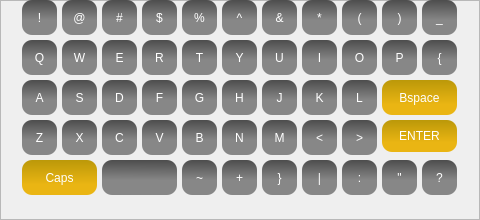
    <widget class="QFrame" name="frame_5">
     <property name="geometry">
      <rect>
       <x>485</x>
       <y>15</y>
       <width>480</width>
       <height>220</height>
      </rect>
     </property>
     <property name="frameShape">
      <enum>QFrame::StyledPanel</enum>
     </property>
     <property name="frameShadow">
      <enum>QFrame::Raised</enum>
     </property>
     <widget class="QPushButton" name="btnex">
      <property name="geometry">
       <rect>
        <x>22</x>
        <y>0</y>
        <width>35</width>
        <height>35</height>
       </rect>
      </property>
      <property name="styleSheet">
       <string notr="true">
color: rgb(255, 255, 255);
font: 10pt &quot;Franklin Gothic Heavy&quot;;
border-radius:10px;
background-color:qlineargradient(spread:pad, x1:0.534091, y1:0, x2:0.522727, y2:1, stop:0 rgba(77, 77, 77, 255), stop:0.579545 rgba(135, 135, 135, 255));
</string>
      </property>
      <property name="text">
       <string>!</string>
      </property>
     </widget>
     <widget class="QPushButton" name="btndollar">
      <property name="geometry">
       <rect>
        <x>142</x>
        <y>0</y>
        <width>35</width>
        <height>35</height>
       </rect>
      </property>
      <property name="styleSheet">
       <string notr="true">
color: rgb(255, 255, 255);
font: 10pt &quot;Franklin Gothic Heavy&quot;;
border-radius:10px;
background-color:qlineargradient(spread:pad, x1:0.534091, y1:0, x2:0.522727, y2:1, stop:0 rgba(77, 77, 77, 255), stop:0.579545 rgba(135, 135, 135, 255));
</string>
      </property>
      <property name="text">
       <string>$</string>
      </property>
     </widget>
     <widget class="QPushButton" name="btnand">
      <property name="geometry">
       <rect>
        <x>262</x>
        <y>0</y>
        <width>35</width>
        <height>35</height>
       </rect>
      </property>
      <property name="styleSheet">
       <string notr="true">
color: rgb(255, 255, 255);
font: 10pt &quot;Franklin Gothic Heavy&quot;;
border-radius:10px;
background-color:qlineargradient(spread:pad, x1:0.534091, y1:0, x2:0.522727, y2:1, stop:0 rgba(77, 77, 77, 255), stop:0.579545 rgba(135, 135, 135, 255));
</string>
      </property>
      <property name="text">
       <string>&amp;&amp;</string>
      </property>
     </widget>
     <widget class="QPushButton" name="btnat">
      <property name="geometry">
       <rect>
        <x>62</x>
        <y>0</y>
        <width>35</width>
        <height>35</height>
       </rect>
      </property>
      <property name="styleSheet">
       <string notr="true">
color: rgb(255, 255, 255);
font: 10pt &quot;Franklin Gothic Heavy&quot;;
border-radius:10px;
background-color:qlineargradient(spread:pad, x1:0.534091, y1:0, x2:0.522727, y2:1, stop:0 rgba(77, 77, 77, 255), stop:0.579545 rgba(135, 135, 135, 255));
</string>
      </property>
      <property name="text">
       <string>@</string>
      </property>
     </widget>
     <widget class="QPushButton" name="btnpercent">
      <property name="geometry">
       <rect>
        <x>182</x>
        <y>0</y>
        <width>35</width>
        <height>35</height>
       </rect>
      </property>
      <property name="styleSheet">
       <string notr="true">
color: rgb(255, 255, 255);
font: 10pt &quot;Franklin Gothic Heavy&quot;;
border-radius:10px;
background-color:qlineargradient(spread:pad, x1:0.534091, y1:0, x2:0.522727, y2:1, stop:0 rgba(77, 77, 77, 255), stop:0.579545 rgba(135, 135, 135, 255));
</string>
      </property>
      <property name="text">
       <string>%</string>
      </property>
     </widget>
     <widget class="QPushButton" name="btnasteric">
      <property name="geometry">
       <rect>
        <x>302</x>
        <y>0</y>
        <width>35</width>
        <height>35</height>
       </rect>
      </property>
      <property name="styleSheet">
       <string notr="true">
color: rgb(255, 255, 255);
font: 10pt &quot;Franklin Gothic Heavy&quot;;
border-radius:10px;
background-color:qlineargradient(spread:pad, x1:0.534091, y1:0, x2:0.522727, y2:1, stop:0 rgba(77, 77, 77, 255), stop:0.579545 rgba(135, 135, 135, 255));
</string>
      </property>
      <property name="text">
       <string>*</string>
      </property>
     </widget>
     <widget class="QPushButton" name="btnhash">
      <property name="geometry">
       <rect>
        <x>102</x>
        <y>0</y>
        <width>35</width>
        <height>35</height>
       </rect>
      </property>
      <property name="styleSheet">
       <string notr="true">
color: rgb(255, 255, 255);
font: 10pt &quot;Franklin Gothic Heavy&quot;;
border-radius:10px;
background-color:qlineargradient(spread:pad, x1:0.534091, y1:0, x2:0.522727, y2:1, stop:0 rgba(77, 77, 77, 255), stop:0.579545 rgba(135, 135, 135, 255));
</string>
      </property>
      <property name="text">
       <string>#</string>
      </property>
     </widget>
     <widget class="QPushButton" name="btncarat">
      <property name="geometry">
       <rect>
        <x>222</x>
        <y>0</y>
        <width>35</width>
        <height>35</height>
       </rect>
      </property>
      <property name="styleSheet">
       <string notr="true">
color: rgb(255, 255, 255);
font: 10pt &quot;Franklin Gothic Heavy&quot;;
border-radius:10px;
background-color:qlineargradient(spread:pad, x1:0.534091, y1:0, x2:0.522727, y2:1, stop:0 rgba(77, 77, 77, 255), stop:0.579545 rgba(135, 135, 135, 255));
</string>
      </property>
      <property name="text">
       <string>^</string>
      </property>
     </widget>
     <widget class="QPushButton" name="btnpbopen">
      <property name="geometry">
       <rect>
        <x>342</x>
        <y>0</y>
        <width>35</width>
        <height>35</height>
       </rect>
      </property>
      <property name="styleSheet">
       <string notr="true">
color: rgb(255, 255, 255);
font: 10pt &quot;Franklin Gothic Heavy&quot;;
border-radius:10px;
background-color:qlineargradient(spread:pad, x1:0.534091, y1:0, x2:0.522727, y2:1, stop:0 rgba(77, 77, 77, 255), stop:0.579545 rgba(135, 135, 135, 255));
</string>
      </property>
      <property name="text">
       <string>(</string>
      </property>
     </widget>
     <widget class="QPushButton" name="btnpbclose">
      <property name="geometry">
       <rect>
        <x>382</x>
        <y>0</y>
        <width>35</width>
        <height>35</height>
       </rect>
      </property>
      <property name="styleSheet">
       <string notr="true">
color: rgb(255, 255, 255);
font: 10pt &quot;Franklin Gothic Heavy&quot;;
border-radius:10px;
background-color:qlineargradient(spread:pad, x1:0.534091, y1:0, x2:0.522727, y2:1, stop:0 rgba(77, 77, 77, 255), stop:0.579545 rgba(135, 135, 135, 255));
</string>
      </property>
      <property name="text">
       <string>)</string>
      </property>
     </widget>
     <widget class="QPushButton" name="btnDelete2">
      <property name="geometry">
       <rect>
        <x>382</x>
        <y>80</y>
        <width>75</width>
        <height>35</height>
       </rect>
      </property>
      <property name="styleSheet">
       <string notr="true">
color: rgb(255, 255, 255);
font: 10pt &quot;Franklin Gothic Heavy&quot;;
border-radius:10px;
background-color: qlineargradient(spread:pad, x1:0.460227, y1:0, x2:0.466, y2:1, stop:0 rgba(187, 152, 9, 255), stop:0.704545 rgba(234, 181, 19, 255));</string>
      </property>
      <property name="text">
       <string>Bspace</string>
      </property>
     </widget>
     <widget class="QPushButton" name="btnEnter2">
      <property name="geometry">
       <rect>
        <x>382</x>
        <y>120</y>
        <width>75</width>
        <height>32</height>
       </rect>
      </property>
      <property name="styleSheet">
       <string notr="true">
color: rgb(255, 255, 255);
font: 10pt &quot;Franklin Gothic Heavy&quot;;
border-radius:10px;
background-color: qlineargradient(spread:pad, x1:0.460227, y1:0, x2:0.466, y2:1, stop:0 rgba(187, 152, 9, 255), stop:0.704545 rgba(234, 181, 19, 255));</string>
      </property>
      <property name="text">
       <string>ENTER</string>
      </property>
     </widget>
     <widget class="QPushButton" name="btncaps2">
      <property name="geometry">
       <rect>
        <x>22</x>
        <y>160</y>
        <width>75</width>
        <height>35</height>
       </rect>
      </property>
      <property name="styleSheet">
       <string notr="true">
color: rgb(255, 255, 255);
font: 10pt &quot;Franklin Gothic Heavy&quot;;
border-radius:10px;
background-color: qlineargradient(spread:pad, x1:0.460227, y1:0, x2:0.466, y2:1, stop:0 rgba(187, 152, 9, 255), stop:0.704545 rgba(234, 181, 19, 255));</string>
      </property>
      <property name="text">
       <string>Caps</string>
      </property>
     </widget>
     <widget class="QPushButton" name="btnuscore">
      <property name="geometry">
       <rect>
        <x>422</x>
        <y>0</y>
        <width>35</width>
        <height>35</height>
       </rect>
      </property>
      <property name="styleSheet">
       <string notr="true">
color: rgb(255, 255, 255);
font: 10pt &quot;Franklin Gothic Heavy&quot;;
border-radius:10px;
background-color:qlineargradient(spread:pad, x1:0.534091, y1:0, x2:0.522727, y2:1, stop:0 rgba(77, 77, 77, 255), stop:0.579545 rgba(135, 135, 135, 255));
</string>
      </property>
      <property name="text">
       <string>_</string>
      </property>
     </widget>
     <widget class="QPushButton" name="btnQ">
      <property name="geometry">
       <rect>
        <x>22</x>
        <y>40</y>
        <width>35</width>
        <height>35</height>
       </rect>
      </property>
      <property name="styleSheet">
       <string notr="true">
color: rgb(255, 255, 255);
font: 10pt &quot;Franklin Gothic Heavy&quot;;
border-radius:10px;
background-color:qlineargradient(spread:pad, x1:0.534091, y1:0, x2:0.522727, y2:1, stop:0 rgba(77, 77, 77, 255), stop:0.579545 rgba(135, 135, 135, 255));
</string>
      </property>
      <property name="text">
       <string>Q</string>
      </property>
     </widget>
     <widget class="QPushButton" name="btnW">
      <property name="geometry">
       <rect>
        <x>62</x>
        <y>40</y>
        <width>35</width>
        <height>35</height>
       </rect>
      </property>
      <property name="styleSheet">
       <string notr="true">
color: rgb(255, 255, 255);
font: 10pt &quot;Franklin Gothic Heavy&quot;;
border-radius:10px;
background-color:qlineargradient(spread:pad, x1:0.534091, y1:0, x2:0.522727, y2:1, stop:0 rgba(77, 77, 77, 255), stop:0.579545 rgba(135, 135, 135, 255));
</string>
      </property>
      <property name="text">
       <string>W</string>
      </property>
     </widget>
     <widget class="QPushButton" name="btnE">
      <property name="geometry">
       <rect>
        <x>102</x>
        <y>40</y>
        <width>35</width>
        <height>35</height>
       </rect>
      </property>
      <property name="styleSheet">
       <string notr="true">
color: rgb(255, 255, 255);
font: 10pt &quot;Franklin Gothic Heavy&quot;;
border-radius:10px;
background-color:qlineargradient(spread:pad, x1:0.534091, y1:0, x2:0.522727, y2:1, stop:0 rgba(77, 77, 77, 255), stop:0.579545 rgba(135, 135, 135, 255));
</string>
      </property>
      <property name="text">
       <string>E</string>
      </property>
     </widget>
     <widget class="QPushButton" name="btnR">
      <property name="geometry">
       <rect>
        <x>142</x>
        <y>40</y>
        <width>35</width>
        <height>35</height>
       </rect>
      </property>
      <property name="styleSheet">
       <string notr="true">
color: rgb(255, 255, 255);
font: 10pt &quot;Franklin Gothic Heavy&quot;;
border-radius:10px;
background-color:qlineargradient(spread:pad, x1:0.534091, y1:0, x2:0.522727, y2:1, stop:0 rgba(77, 77, 77, 255), stop:0.579545 rgba(135, 135, 135, 255));
</string>
      </property>
      <property name="text">
       <string>R</string>
      </property>
     </widget>
     <widget class="QPushButton" name="btnT">
      <property name="geometry">
       <rect>
        <x>182</x>
        <y>40</y>
        <width>35</width>
        <height>35</height>
       </rect>
      </property>
      <property name="styleSheet">
       <string notr="true">
color: rgb(255, 255, 255);
font: 10pt &quot;Franklin Gothic Heavy&quot;;
border-radius:10px;
background-color:qlineargradient(spread:pad, x1:0.534091, y1:0, x2:0.522727, y2:1, stop:0 rgba(77, 77, 77, 255), stop:0.579545 rgba(135, 135, 135, 255));
</string>
      </property>
      <property name="text">
       <string>T</string>
      </property>
     </widget>
     <widget class="QPushButton" name="btnY">
      <property name="geometry">
       <rect>
        <x>222</x>
        <y>40</y>
        <width>35</width>
        <height>35</height>
       </rect>
      </property>
      <property name="styleSheet">
       <string notr="true">
color: rgb(255, 255, 255);
font: 10pt &quot;Franklin Gothic Heavy&quot;;
border-radius:10px;
background-color:qlineargradient(spread:pad, x1:0.534091, y1:0, x2:0.522727, y2:1, stop:0 rgba(77, 77, 77, 255), stop:0.579545 rgba(135, 135, 135, 255));
</string>
      </property>
      <property name="text">
       <string>Y</string>
      </property>
     </widget>
     <widget class="QPushButton" name="btnU">
      <property name="geometry">
       <rect>
        <x>262</x>
        <y>40</y>
        <width>35</width>
        <height>35</height>
       </rect>
      </property>
      <property name="styleSheet">
       <string notr="true">
color: rgb(255, 255, 255);
font: 10pt &quot;Franklin Gothic Heavy&quot;;
border-radius:10px;
background-color:qlineargradient(spread:pad, x1:0.534091, y1:0, x2:0.522727, y2:1, stop:0 rgba(77, 77, 77, 255), stop:0.579545 rgba(135, 135, 135, 255));
</string>
      </property>
      <property name="text">
       <string>U</string>
      </property>
     </widget>
     <widget class="QPushButton" name="btnI">
      <property name="geometry">
       <rect>
        <x>302</x>
        <y>40</y>
        <width>35</width>
        <height>35</height>
       </rect>
      </property>
      <property name="styleSheet">
       <string notr="true">
color: rgb(255, 255, 255);
font: 10pt &quot;Franklin Gothic Heavy&quot;;
border-radius:10px;
background-color:qlineargradient(spread:pad, x1:0.534091, y1:0, x2:0.522727, y2:1, stop:0 rgba(77, 77, 77, 255), stop:0.579545 rgba(135, 135, 135, 255));
</string>
      </property>
      <property name="text">
       <string>I</string>
      </property>
     </widget>
     <widget class="QPushButton" name="btnO">
      <property name="geometry">
       <rect>
        <x>342</x>
        <y>40</y>
        <width>35</width>
        <height>35</height>
       </rect>
      </property>
      <property name="styleSheet">
       <string notr="true">
color: rgb(255, 255, 255);
font: 10pt &quot;Franklin Gothic Heavy&quot;;
border-radius:10px;
background-color:qlineargradient(spread:pad, x1:0.534091, y1:0, x2:0.522727, y2:1, stop:0 rgba(77, 77, 77, 255), stop:0.579545 rgba(135, 135, 135, 255));
</string>
      </property>
      <property name="text">
       <string>O</string>
      </property>
     </widget>
     <widget class="QPushButton" name="btnP">
      <property name="geometry">
       <rect>
        <x>382</x>
        <y>40</y>
        <width>35</width>
        <height>35</height>
       </rect>
      </property>
      <property name="styleSheet">
       <string notr="true">
color: rgb(255, 255, 255);
font: 10pt &quot;Franklin Gothic Heavy&quot;;
border-radius:10px;
background-color:qlineargradient(spread:pad, x1:0.534091, y1:0, x2:0.522727, y2:1, stop:0 rgba(77, 77, 77, 255), stop:0.579545 rgba(135, 135, 135, 255));
</string>
      </property>
      <property name="text">
       <string>P</string>
      </property>
     </widget>
     <widget class="QPushButton" name="btncrlopen">
      <property name="geometry">
       <rect>
        <x>422</x>
        <y>40</y>
        <width>35</width>
        <height>35</height>
       </rect>
      </property>
      <property name="styleSheet">
       <string notr="true">
color: rgb(255, 255, 255);
font: 10pt &quot;Franklin Gothic Heavy&quot;;
border-radius:10px;
background-color:qlineargradient(spread:pad, x1:0.534091, y1:0, x2:0.522727, y2:1, stop:0 rgba(77, 77, 77, 255), stop:0.579545 rgba(135, 135, 135, 255));
</string>
      </property>
      <property name="text">
       <string>{</string>
      </property>
     </widget>
     <widget class="QPushButton" name="btnA">
      <property name="geometry">
       <rect>
        <x>22</x>
        <y>80</y>
        <width>35</width>
        <height>35</height>
       </rect>
      </property>
      <property name="styleSheet">
       <string notr="true">
color: rgb(255, 255, 255);
font: 10pt &quot;Franklin Gothic Heavy&quot;;
border-radius:10px;
background-color:qlineargradient(spread:pad, x1:0.534091, y1:0, x2:0.522727, y2:1, stop:0 rgba(77, 77, 77, 255), stop:0.579545 rgba(135, 135, 135, 255));
</string>
      </property>
      <property name="text">
       <string>A</string>
      </property>
     </widget>
     <widget class="QPushButton" name="btnS">
      <property name="geometry">
       <rect>
        <x>62</x>
        <y>80</y>
        <width>35</width>
        <height>35</height>
       </rect>
      </property>
      <property name="styleSheet">
       <string notr="true">
color: rgb(255, 255, 255);
font: 10pt &quot;Franklin Gothic Heavy&quot;;
border-radius:10px;
background-color:qlineargradient(spread:pad, x1:0.534091, y1:0, x2:0.522727, y2:1, stop:0 rgba(77, 77, 77, 255), stop:0.579545 rgba(135, 135, 135, 255));
</string>
      </property>
      <property name="text">
       <string>S</string>
      </property>
     </widget>
     <widget class="QPushButton" name="btnD">
      <property name="geometry">
       <rect>
        <x>102</x>
        <y>80</y>
        <width>35</width>
        <height>35</height>
       </rect>
      </property>
      <property name="styleSheet">
       <string notr="true">
color: rgb(255, 255, 255);
font: 10pt &quot;Franklin Gothic Heavy&quot;;
border-radius:10px;
background-color:qlineargradient(spread:pad, x1:0.534091, y1:0, x2:0.522727, y2:1, stop:0 rgba(77, 77, 77, 255), stop:0.579545 rgba(135, 135, 135, 255));
</string>
      </property>
      <property name="text">
       <string>D</string>
      </property>
     </widget>
     <widget class="QPushButton" name="btnF">
      <property name="geometry">
       <rect>
        <x>142</x>
        <y>80</y>
        <width>35</width>
        <height>35</height>
       </rect>
      </property>
      <property name="styleSheet">
       <string notr="true">
color: rgb(255, 255, 255);
font: 10pt &quot;Franklin Gothic Heavy&quot;;
border-radius:10px;
background-color:qlineargradient(spread:pad, x1:0.534091, y1:0, x2:0.522727, y2:1, stop:0 rgba(77, 77, 77, 255), stop:0.579545 rgba(135, 135, 135, 255));
</string>
      </property>
      <property name="text">
       <string>F</string>
      </property>
     </widget>
     <widget class="QPushButton" name="btnG">
      <property name="geometry">
       <rect>
        <x>182</x>
        <y>80</y>
        <width>35</width>
        <height>35</height>
       </rect>
      </property>
      <property name="styleSheet">
       <string notr="true">
color: rgb(255, 255, 255);
font: 10pt &quot;Franklin Gothic Heavy&quot;;
border-radius:10px;
background-color:qlineargradient(spread:pad, x1:0.534091, y1:0, x2:0.522727, y2:1, stop:0 rgba(77, 77, 77, 255), stop:0.579545 rgba(135, 135, 135, 255));
</string>
      </property>
      <property name="text">
       <string>G</string>
      </property>
     </widget>
     <widget class="QPushButton" name="btnH">
      <property name="geometry">
       <rect>
        <x>222</x>
        <y>80</y>
        <width>35</width>
        <height>35</height>
       </rect>
      </property>
      <property name="styleSheet">
       <string notr="true">
color: rgb(255, 255, 255);
font: 10pt &quot;Franklin Gothic Heavy&quot;;
border-radius:10px;
background-color:qlineargradient(spread:pad, x1:0.534091, y1:0, x2:0.522727, y2:1, stop:0 rgba(77, 77, 77, 255), stop:0.579545 rgba(135, 135, 135, 255));
</string>
      </property>
      <property name="text">
       <string>H</string>
      </property>
     </widget>
     <widget class="QPushButton" name="btnJ">
      <property name="geometry">
       <rect>
        <x>262</x>
        <y>80</y>
        <width>35</width>
        <height>35</height>
       </rect>
      </property>
      <property name="styleSheet">
       <string notr="true">
color: rgb(255, 255, 255);
font: 10pt &quot;Franklin Gothic Heavy&quot;;
border-radius:10px;
background-color:qlineargradient(spread:pad, x1:0.534091, y1:0, x2:0.522727, y2:1, stop:0 rgba(77, 77, 77, 255), stop:0.579545 rgba(135, 135, 135, 255));
</string>
      </property>
      <property name="text">
       <string>J</string>
      </property>
     </widget>
     <widget class="QPushButton" name="btnK">
      <property name="geometry">
       <rect>
        <x>302</x>
        <y>80</y>
        <width>35</width>
        <height>35</height>
       </rect>
      </property>
      <property name="styleSheet">
       <string notr="true">
color: rgb(255, 255, 255);
font: 10pt &quot;Franklin Gothic Heavy&quot;;
border-radius:10px;
background-color:qlineargradient(spread:pad, x1:0.534091, y1:0, x2:0.522727, y2:1, stop:0 rgba(77, 77, 77, 255), stop:0.579545 rgba(135, 135, 135, 255));
</string>
      </property>
      <property name="text">
       <string>K</string>
      </property>
     </widget>
     <widget class="QPushButton" name="btnL">
      <property name="geometry">
       <rect>
        <x>342</x>
        <y>80</y>
        <width>35</width>
        <height>35</height>
       </rect>
      </property>
      <property name="styleSheet">
       <string notr="true">
color: rgb(255, 255, 255);
font: 10pt &quot;Franklin Gothic Heavy&quot;;
border-radius:10px;
background-color:qlineargradient(spread:pad, x1:0.534091, y1:0, x2:0.522727, y2:1, stop:0 rgba(77, 77, 77, 255), stop:0.579545 rgba(135, 135, 135, 255));
</string>
      </property>
      <property name="text">
       <string>L</string>
      </property>
     </widget>
     <widget class="QPushButton" name="btnZ">
      <property name="geometry">
       <rect>
        <x>22</x>
        <y>120</y>
        <width>35</width>
        <height>35</height>
       </rect>
      </property>
      <property name="styleSheet">
       <string notr="true">
color: rgb(255, 255, 255);
font: 10pt &quot;Franklin Gothic Heavy&quot;;
border-radius:10px;
background-color:qlineargradient(spread:pad, x1:0.534091, y1:0, x2:0.522727, y2:1, stop:0 rgba(77, 77, 77, 255), stop:0.579545 rgba(135, 135, 135, 255));
</string>
      </property>
      <property name="text">
       <string>Z</string>
      </property>
     </widget>
     <widget class="QPushButton" name="btnX">
      <property name="geometry">
       <rect>
        <x>62</x>
        <y>120</y>
        <width>35</width>
        <height>35</height>
       </rect>
      </property>
      <property name="styleSheet">
       <string notr="true">
color: rgb(255, 255, 255);
font: 10pt &quot;Franklin Gothic Heavy&quot;;
border-radius:10px;
background-color:qlineargradient(spread:pad, x1:0.534091, y1:0, x2:0.522727, y2:1, stop:0 rgba(77, 77, 77, 255), stop:0.579545 rgba(135, 135, 135, 255));
</string>
      </property>
      <property name="text">
       <string>X</string>
      </property>
     </widget>
     <widget class="QPushButton" name="btnC">
      <property name="geometry">
       <rect>
        <x>102</x>
        <y>120</y>
        <width>35</width>
        <height>35</height>
       </rect>
      </property>
      <property name="styleSheet">
       <string notr="true">
color: rgb(255, 255, 255);
font: 10pt &quot;Franklin Gothic Heavy&quot;;
border-radius:10px;
background-color:qlineargradient(spread:pad, x1:0.534091, y1:0, x2:0.522727, y2:1, stop:0 rgba(77, 77, 77, 255), stop:0.579545 rgba(135, 135, 135, 255));
</string>
      </property>
      <property name="text">
       <string>C</string>
      </property>
     </widget>
     <widget class="QPushButton" name="btnV">
      <property name="geometry">
       <rect>
        <x>142</x>
        <y>120</y>
        <width>35</width>
        <height>35</height>
       </rect>
      </property>
      <property name="styleSheet">
       <string notr="true">
color: rgb(255, 255, 255);
font: 10pt &quot;Franklin Gothic Heavy&quot;;
border-radius:10px;
background-color:qlineargradient(spread:pad, x1:0.534091, y1:0, x2:0.522727, y2:1, stop:0 rgba(77, 77, 77, 255), stop:0.579545 rgba(135, 135, 135, 255));
</string>
      </property>
      <property name="text">
       <string>V</string>
      </property>
     </widget>
     <widget class="QPushButton" name="btnB">
      <property name="geometry">
       <rect>
        <x>182</x>
        <y>120</y>
        <width>35</width>
        <height>35</height>
       </rect>
      </property>
      <property name="styleSheet">
       <string notr="true">
color: rgb(255, 255, 255);
font: 10pt &quot;Franklin Gothic Heavy&quot;;
border-radius:10px;
background-color:qlineargradient(spread:pad, x1:0.534091, y1:0, x2:0.522727, y2:1, stop:0 rgba(77, 77, 77, 255), stop:0.579545 rgba(135, 135, 135, 255));
</string>
      </property>
      <property name="text">
       <string>B</string>
      </property>
     </widget>
     <widget class="QPushButton" name="btnN">
      <property name="geometry">
       <rect>
        <x>222</x>
        <y>120</y>
        <width>35</width>
        <height>35</height>
       </rect>
      </property>
      <property name="styleSheet">
       <string notr="true">
color: rgb(255, 255, 255);
font: 10pt &quot;Franklin Gothic Heavy&quot;;
border-radius:10px;
background-color:qlineargradient(spread:pad, x1:0.534091, y1:0, x2:0.522727, y2:1, stop:0 rgba(77, 77, 77, 255), stop:0.579545 rgba(135, 135, 135, 255));
</string>
      </property>
      <property name="text">
       <string>N</string>
      </property>
     </widget>
     <widget class="QPushButton" name="btnM">
      <property name="geometry">
       <rect>
        <x>262</x>
        <y>120</y>
        <width>35</width>
        <height>35</height>
       </rect>
      </property>
      <property name="styleSheet">
       <string notr="true">
color: rgb(255, 255, 255);
font: 10pt &quot;Franklin Gothic Heavy&quot;;
border-radius:10px;
background-color:qlineargradient(spread:pad, x1:0.534091, y1:0, x2:0.522727, y2:1, stop:0 rgba(77, 77, 77, 255), stop:0.579545 rgba(135, 135, 135, 255));
</string>
      </property>
      <property name="text">
       <string>M</string>
      </property>
     </widget>
     <widget class="QPushButton" name="btnabopen">
      <property name="geometry">
       <rect>
        <x>302</x>
        <y>120</y>
        <width>35</width>
        <height>35</height>
       </rect>
      </property>
      <property name="styleSheet">
       <string notr="true">
color: rgb(255, 255, 255);
font: 10pt &quot;Franklin Gothic Heavy&quot;;
border-radius:10px;
background-color:qlineargradient(spread:pad, x1:0.534091, y1:0, x2:0.522727, y2:1, stop:0 rgba(77, 77, 77, 255), stop:0.579545 rgba(135, 135, 135, 255));
</string>
      </property>
      <property name="text">
       <string>&lt;</string>
      </property>
     </widget>
     <widget class="QPushButton" name="btnabclose">
      <property name="geometry">
       <rect>
        <x>342</x>
        <y>120</y>
        <width>35</width>
        <height>35</height>
       </rect>
      </property>
      <property name="styleSheet">
       <string notr="true">
color: rgb(255, 255, 255);
font: 10pt &quot;Franklin Gothic Heavy&quot;;
border-radius:10px;
background-color:qlineargradient(spread:pad, x1:0.534091, y1:0, x2:0.522727, y2:1, stop:0 rgba(77, 77, 77, 255), stop:0.579545 rgba(135, 135, 135, 255));
</string>
      </property>
      <property name="text">
       <string>&gt;</string>
      </property>
     </widget>
     <widget class="QPushButton" name="btnspace2">
      <property name="geometry">
       <rect>
        <x>102</x>
        <y>160</y>
        <width>75</width>
        <height>35</height>
       </rect>
      </property>
      <property name="styleSheet">
       <string notr="true">
color: rgb(255, 255, 255);
font: 10pt &quot;Franklin Gothic Heavy&quot;;
border-radius:10px;
background-color:qlineargradient(spread:pad, x1:0.534091, y1:0, x2:0.522727, y2:1, stop:0 rgba(77, 77, 77, 255), stop:0.579545 rgba(135, 135, 135, 255));
</string>
      </property>
      <property name="text">
       <string/>
      </property>
     </widget>
     <widget class="QPushButton" name="btntilta">
      <property name="geometry">
       <rect>
        <x>182</x>
        <y>160</y>
        <width>35</width>
        <height>35</height>
       </rect>
      </property>
      <property name="styleSheet">
       <string notr="true">
color: rgb(255, 255, 255);
font: 10pt &quot;Franklin Gothic Heavy&quot;;
border-radius:10px;
background-color:qlineargradient(spread:pad, x1:0.534091, y1:0, x2:0.522727, y2:1, stop:0 rgba(77, 77, 77, 255), stop:0.579545 rgba(135, 135, 135, 255));
</string>
      </property>
      <property name="text">
       <string>~</string>
      </property>
     </widget>
     <widget class="QPushButton" name="btnplus">
      <property name="geometry">
       <rect>
        <x>222</x>
        <y>160</y>
        <width>35</width>
        <height>35</height>
       </rect>
      </property>
      <property name="styleSheet">
       <string notr="true">
color: rgb(255, 255, 255);
font: 10pt &quot;Franklin Gothic Heavy&quot;;
border-radius:10px;
background-color:qlineargradient(spread:pad, x1:0.534091, y1:0, x2:0.522727, y2:1, stop:0 rgba(77, 77, 77, 255), stop:0.579545 rgba(135, 135, 135, 255));
</string>
      </property>
      <property name="text">
       <string>+</string>
      </property>
     </widget>
     <widget class="QPushButton" name="btncrlclose">
      <property name="geometry">
       <rect>
        <x>262</x>
        <y>160</y>
        <width>35</width>
        <height>35</height>
       </rect>
      </property>
      <property name="styleSheet">
       <string notr="true">
color: rgb(255, 255, 255);
font: 10pt &quot;Franklin Gothic Heavy&quot;;
border-radius:10px;
background-color:qlineargradient(spread:pad, x1:0.534091, y1:0, x2:0.522727, y2:1, stop:0 rgba(77, 77, 77, 255), stop:0.579545 rgba(135, 135, 135, 255));
</string>
      </property>
      <property name="text">
       <string>}</string>
      </property>
     </widget>
     <widget class="QPushButton" name="btncolon">
      <property name="geometry">
       <rect>
        <x>342</x>
        <y>160</y>
        <width>35</width>
        <height>35</height>
       </rect>
      </property>
      <property name="styleSheet">
       <string notr="true">
color: rgb(255, 255, 255);
font: 10pt &quot;Franklin Gothic Heavy&quot;;
border-radius:10px;
background-color:qlineargradient(spread:pad, x1:0.534091, y1:0, x2:0.522727, y2:1, stop:0 rgba(77, 77, 77, 255), stop:0.579545 rgba(135, 135, 135, 255));
</string>
      </property>
      <property name="text">
       <string>:</string>
      </property>
     </widget>
     <widget class="QPushButton" name="btnpipe">
      <property name="geometry">
       <rect>
        <x>302</x>
        <y>160</y>
        <width>35</width>
        <height>35</height>
       </rect>
      </property>
      <property name="styleSheet">
       <string notr="true">
color: rgb(255, 255, 255);
font: 10pt &quot;Franklin Gothic Heavy&quot;;
border-radius:10px;
background-color:qlineargradient(spread:pad, x1:0.534091, y1:0, x2:0.522727, y2:1, stop:0 rgba(77, 77, 77, 255), stop:0.579545 rgba(135, 135, 135, 255));
</string>
      </property>
      <property name="text">
       <string>|</string>
      </property>
     </widget>
     <widget class="QPushButton" name="btnqm">
      <property name="geometry">
       <rect>
        <x>422</x>
        <y>160</y>
        <width>35</width>
        <height>35</height>
       </rect>
      </property>
      <property name="styleSheet">
       <string notr="true">
color: rgb(255, 255, 255);
font: 10pt &quot;Franklin Gothic Heavy&quot;;
border-radius:10px;
background-color:qlineargradient(spread:pad, x1:0.534091, y1:0, x2:0.522727, y2:1, stop:0 rgba(77, 77, 77, 255), stop:0.579545 rgba(135, 135, 135, 255));
</string>
      </property>
      <property name="text">
       <string>?</string>
      </property>
     </widget>
     <widget class="QPushButton" name="btndqoutes">
      <property name="geometry">
       <rect>
        <x>382</x>
        <y>160</y>
        <width>35</width>
        <height>35</height>
       </rect>
      </property>
      <property name="styleSheet">
       <string notr="true">
color: rgb(255, 255, 255);
font: 10pt &quot;Franklin Gothic Heavy&quot;;
border-radius:10px;
background-color:qlineargradient(spread:pad, x1:0.534091, y1:0, x2:0.522727, y2:1, stop:0 rgba(77, 77, 77, 255), stop:0.579545 rgba(135, 135, 135, 255));
</string>
      </property>
      <property name="text">
       <string>&quot;</string>
      </property>
     </widget>
    </widget>
